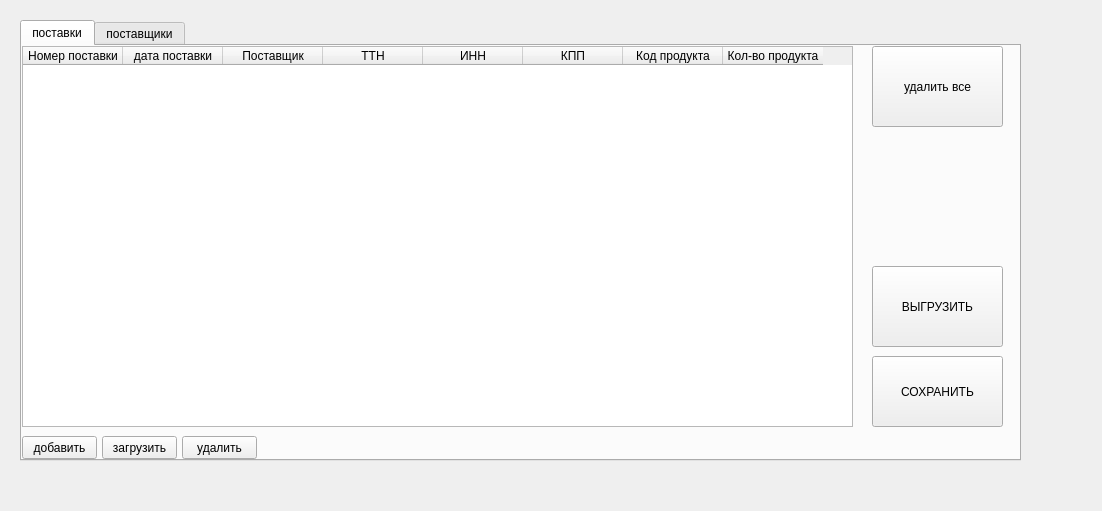
<?xml version="1.0" encoding="UTF-8"?>
<ui version="4.0">
 <class>MainWindow</class>
 <widget class="QMainWindow" name="MainWindow">
  <property name="geometry">
   <rect>
    <x>0</x>
    <y>0</y>
    <width>1102</width>
    <height>511</height>
   </rect>
  </property>
  <property name="acceptDrops">
   <bool>true</bool>
  </property>
  <property name="windowTitle">
   <string>MainWindow</string>
  </property>
  <widget class="QWidget" name="centralwidget">
   <widget class="QTabWidget" name="tabs">
    <property name="geometry">
     <rect>
      <x>20</x>
      <y>20</y>
      <width>1001</width>
      <height>441</height>
     </rect>
    </property>
    <property name="currentIndex">
     <number>0</number>
    </property>
    <widget class="QWidget" name="supplies">
     <attribute name="title">
      <string>поставки</string>
     </attribute>
     <widget class="QTableWidget" name="supplie_table">
      <property name="geometry">
       <rect>
        <x>0</x>
        <y>0</y>
        <width>831</width>
        <height>381</height>
       </rect>
      </property>
      <column>
       <property name="text">
        <string>Номер поставки</string>
       </property>
      </column>
      <column>
       <property name="text">
        <string>дата поставки</string>
       </property>
      </column>
      <column>
       <property name="text">
        <string>Поставщик</string>
       </property>
      </column>
      <column>
       <property name="text">
        <string>ТТН</string>
       </property>
      </column>
      <column>
       <property name="text">
        <string>ИНН</string>
       </property>
      </column>
      <column>
       <property name="text">
        <string>КПП</string>
       </property>
      </column>
      <column>
       <property name="text">
        <string>Код продукта</string>
       </property>
      </column>
      <column>
       <property name="text">
        <string>Кол-во продукта</string>
       </property>
      </column>
     </widget>
     <widget class="QPushButton" name="btn_add_orders">
      <property name="geometry">
       <rect>
        <x>0</x>
        <y>390</y>
        <width>75</width>
        <height>23</height>
       </rect>
      </property>
      <property name="text">
       <string>добавить</string>
      </property>
     </widget>
     <widget class="QPushButton" name="btn_load_orders">
      <property name="geometry">
       <rect>
        <x>80</x>
        <y>390</y>
        <width>75</width>
        <height>23</height>
       </rect>
      </property>
      <property name="text">
       <string>загрузить</string>
      </property>
     </widget>
     <widget class="QPushButton" name="btn_del_orders">
      <property name="geometry">
       <rect>
        <x>160</x>
        <y>390</y>
        <width>75</width>
        <height>23</height>
       </rect>
      </property>
      <property name="text">
       <string>удалить</string>
      </property>
     </widget>
     <widget class="QPushButton" name="btn_save_orders">
      <property name="geometry">
       <rect>
        <x>850</x>
        <y>310</y>
        <width>131</width>
        <height>71</height>
       </rect>
      </property>
      <property name="acceptDrops">
       <bool>true</bool>
      </property>
      <property name="text">
       <string>СОХРАНИТЬ</string>
      </property>
     </widget>
     <widget class="QPushButton" name="btn_del_all_orders">
      <property name="geometry">
       <rect>
        <x>850</x>
        <y>0</y>
        <width>131</width>
        <height>81</height>
       </rect>
      </property>
      <property name="text">
       <string>удалить все</string>
      </property>
     </widget>
     <widget class="QPushButton" name="btn_xls_orders">
      <property name="geometry">
       <rect>
        <x>850</x>
        <y>220</y>
        <width>131</width>
        <height>81</height>
       </rect>
      </property>
      <property name="text">
       <string>ВЫГРУЗИТЬ</string>
      </property>
     </widget>
    </widget>
    <widget class="QWidget" name="suppliers">
     <attribute name="title">
      <string>поставщики</string>
     </attribute>
     <widget class="QTableWidget" name="suppliers_table">
      <property name="geometry">
       <rect>
        <x>0</x>
        <y>0</y>
        <width>837</width>
        <height>381</height>
       </rect>
      </property>
      <column>
       <property name="text">
        <string>Номер</string>
       </property>
      </column>
      <column>
       <property name="text">
        <string>Поставщик</string>
       </property>
      </column>
      <column>
       <property name="text">
        <string>ИНН</string>
       </property>
      </column>
      <column>
       <property name="text">
        <string>КПП</string>
       </property>
      </column>
     </widget>
     <widget class="QPushButton" name="btn_add_users">
      <property name="geometry">
       <rect>
        <x>0</x>
        <y>390</y>
        <width>75</width>
        <height>23</height>
       </rect>
      </property>
      <property name="text">
       <string>добавить</string>
      </property>
     </widget>
     <widget class="QPushButton" name="btn_del_users">
      <property name="geometry">
       <rect>
        <x>160</x>
        <y>390</y>
        <width>75</width>
        <height>23</height>
       </rect>
      </property>
      <property name="text">
       <string>удалить</string>
      </property>
     </widget>
     <widget class="QPushButton" name="btn_load_users">
      <property name="geometry">
       <rect>
        <x>80</x>
        <y>390</y>
        <width>75</width>
        <height>23</height>
       </rect>
      </property>
      <property name="text">
       <string>загрузить</string>
      </property>
     </widget>
     <widget class="QPushButton" name="btn_del_all_users">
      <property name="geometry">
       <rect>
        <x>850</x>
        <y>0</y>
        <width>131</width>
        <height>81</height>
       </rect>
      </property>
      <property name="text">
       <string>удалить все</string>
      </property>
     </widget>
     <widget class="QPushButton" name="btn_save_users">
      <property name="geometry">
       <rect>
        <x>850</x>
        <y>310</y>
        <width>131</width>
        <height>71</height>
       </rect>
      </property>
      <property name="acceptDrops">
       <bool>true</bool>
      </property>
      <property name="text">
       <string>СОХРАНИТЬ</string>
      </property>
     </widget>
     <widget class="QPushButton" name="btn_xls_users">
      <property name="geometry">
       <rect>
        <x>850</x>
        <y>220</y>
        <width>131</width>
        <height>81</height>
       </rect>
      </property>
      <property name="text">
       <string>ЗАГРУЗИТЬ В ECXEL</string>
      </property>
     </widget>
    </widget>
   </widget>
   <widget class="QLabel" name="lbl_info_tbl">
    <property name="geometry">
     <rect>
      <x>160</x>
      <y>460</y>
      <width>631</width>
      <height>31</height>
     </rect>
    </property>
    <property name="font">
     <font>
      <pointsize>12</pointsize>
     </font>
    </property>
    <property name="text">
     <string/>
    </property>
    <property name="alignment">
     <set>Qt::AlignCenter</set>
    </property>
   </widget>
  </widget>
 </widget>
 <resources/>
 <connections/>
</ui>
